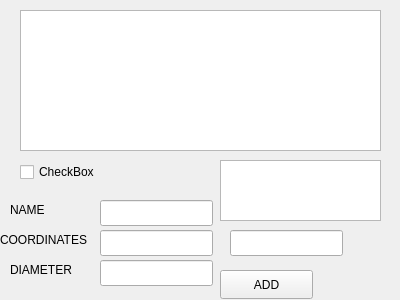
<?xml version="1.0" encoding="UTF-8"?>
<ui version="4.0">
 <class>GUI</class>
 <widget class="QWidget" name="GUI">
  <property name="geometry">
   <rect>
    <x>0</x>
    <y>0</y>
    <width>400</width>
    <height>300</height>
   </rect>
  </property>
  <property name="windowTitle">
   <string>GUI</string>
  </property>
  <widget class="QTableView" name="stars_table_model">
   <property name="geometry">
    <rect>
     <x>20</x>
     <y>10</y>
     <width>361</width>
     <height>141</height>
    </rect>
   </property>
  </widget>
  <widget class="QCheckBox" name="checkBox">
   <property name="geometry">
    <rect>
     <x>20</x>
     <y>160</y>
     <width>91</width>
     <height>24</height>
    </rect>
   </property>
   <property name="text">
    <string>CheckBox</string>
   </property>
  </widget>
  <widget class="QPushButton" name="add_button">
   <property name="geometry">
    <rect>
     <x>220</x>
     <y>270</y>
     <width>93</width>
     <height>29</height>
    </rect>
   </property>
   <property name="text">
    <string>ADD</string>
   </property>
  </widget>
  <widget class="QLineEdit" name="name_line_edit">
   <property name="geometry">
    <rect>
     <x>100</x>
     <y>200</y>
     <width>113</width>
     <height>26</height>
    </rect>
   </property>
  </widget>
  <widget class="QLineEdit" name="coordinates_line_edit">
   <property name="geometry">
    <rect>
     <x>100</x>
     <y>230</y>
     <width>113</width>
     <height>26</height>
    </rect>
   </property>
  </widget>
  <widget class="QLineEdit" name="diameter_line_edit">
   <property name="geometry">
    <rect>
     <x>100</x>
     <y>260</y>
     <width>113</width>
     <height>26</height>
    </rect>
   </property>
  </widget>
  <widget class="QLabel" name="label">
   <property name="geometry">
    <rect>
     <x>10</x>
     <y>200</y>
     <width>51</width>
     <height>20</height>
    </rect>
   </property>
   <property name="text">
    <string>NAME</string>
   </property>
  </widget>
  <widget class="QLabel" name="label_2">
   <property name="geometry">
    <rect>
     <x>0</x>
     <y>230</y>
     <width>101</width>
     <height>20</height>
    </rect>
   </property>
   <property name="text">
    <string>COORDINATES</string>
   </property>
  </widget>
  <widget class="QLabel" name="label_3">
   <property name="geometry">
    <rect>
     <x>10</x>
     <y>260</y>
     <width>81</width>
     <height>20</height>
    </rect>
   </property>
   <property name="text">
    <string>DIAMETER</string>
   </property>
  </widget>
  <widget class="QListView" name="listView">
   <property name="geometry">
    <rect>
     <x>220</x>
     <y>160</y>
     <width>161</width>
     <height>61</height>
    </rect>
   </property>
  </widget>
  <widget class="QLineEdit" name="stars_line_edit">
   <property name="geometry">
    <rect>
     <x>230</x>
     <y>230</y>
     <width>113</width>
     <height>26</height>
    </rect>
   </property>
  </widget>
 </widget>
 <resources/>
 <connections/>
</ui>
